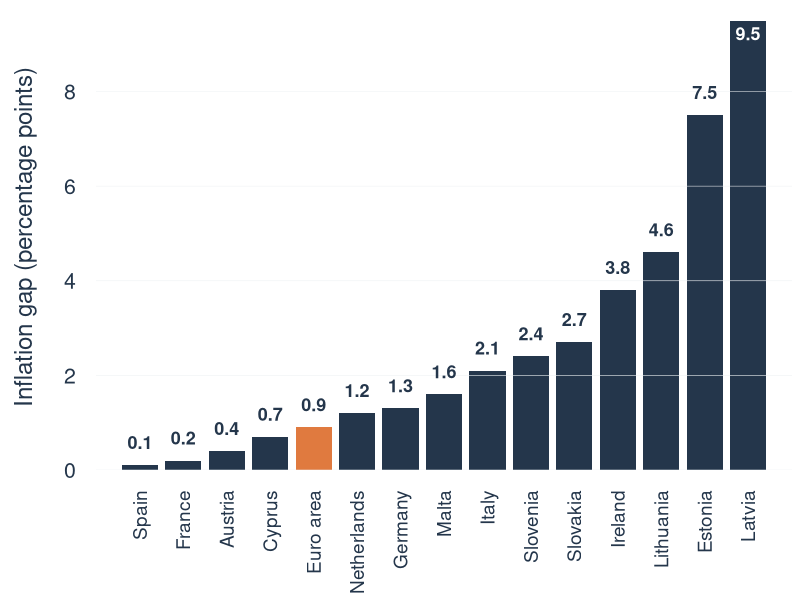

Reproduce this figure in R.
# Generate slide 9 country-gap bar plot from the values reported in slides.tex.
root <- normalizePath(".", mustWork = TRUE)
out <- file.path(root, "fig", "slide9_country_gaps_excl_pt_fi.pdf")

country <- c("Spain", "France", "Austria", "Cyprus", "Euro area", "Netherlands",
             "Germany", "Malta", "Italy", "Slovenia", "Slovakia", "Ireland",
             "Lithuania", "Estonia", "Latvia")
gap <- c(0.1, 0.2, 0.4, 0.7, 0.9, 1.2, 1.3, 1.6, 2.1, 2.4, 2.7, 3.8, 4.6, 7.5, 9.5)

navy <- "#24364B"; orange <- "#E07A3F"; grid <- "#EEF1F3"
pdf(out, width = 11.4, height = 5.8, family = "sans", useDingbats = FALSE)
par(mar = c(6.5, 4.8, 0.2, 0.4), fg = navy, col.axis = navy, col.lab = navy,
    family = "sans", las = 1, bty = "n", cex.axis = 1.28, cex.lab = 1.45)
bp <- barplot(gap, names.arg = country, horiz = FALSE, ylim = c(0, 9.85), las = 2,
              col = ifelse(country == "Euro area", orange, navy), border = NA,
              axes = FALSE, ylab = "Inflation gap (percentage points)", cex.names = 1.14)
axis_breaks <- c(0, 2, 4, 6, 8)
abline(h = axis_breaks, col = grid, lwd = 0.55)
axis(2, at = axis_breaks, col = NA, col.axis = navy, tick = FALSE, las = 1)
inside <- gap >= 9
text(bp[!inside], gap[!inside] + 0.13, sprintf("%.1f", gap[!inside]), pos = 3,
     font = 2, col = navy, cex = 1.08)
text(bp[inside], gap[inside] - 0.28, sprintf("%.1f", gap[inside]),
     font = 2, col = "white", cex = 1.08)
dev.off()
